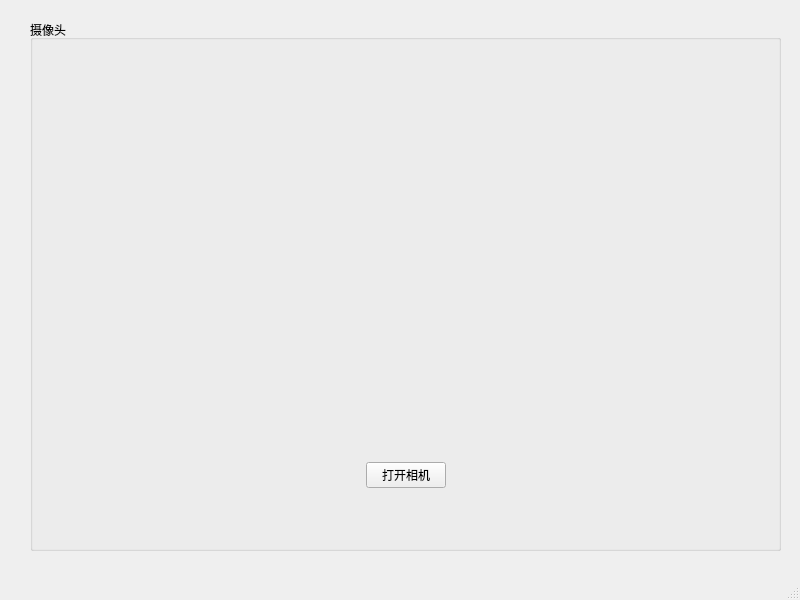
<?xml version="1.0" encoding="UTF-8"?>
<ui version="4.0">
 <class>MainWindow</class>
 <widget class="QMainWindow" name="MainWindow">
  <property name="geometry">
   <rect>
    <x>0</x>
    <y>0</y>
    <width>800</width>
    <height>600</height>
   </rect>
  </property>
  <property name="windowTitle">
   <string>MainWindow</string>
  </property>
  <widget class="QWidget" name="centralwidget">
   <widget class="QGroupBox" name="groupBox">
    <property name="geometry">
     <rect>
      <x>30</x>
      <y>20</y>
      <width>751</width>
      <height>531</height>
     </rect>
    </property>
    <property name="title">
     <string>摄像头</string>
    </property>
    <widget class="QWidget" name="horizontalLayoutWidget">
     <property name="geometry">
      <rect>
       <x>10</x>
       <y>20</y>
       <width>721</width>
       <height>391</height>
      </rect>
     </property>
     <layout class="QHBoxLayout" name="camerLayout"/>
    </widget>
   </widget>
   <widget class="QWidget" name="">
    <property name="geometry">
     <rect>
      <x>40</x>
      <y>440</y>
      <width>731</width>
      <height>71</height>
     </rect>
    </property>
    <layout class="QHBoxLayout" name="horizontalLayout">
     <item>
      <spacer name="horizontalSpacer">
       <property name="orientation">
        <enum>Qt::Horizontal</enum>
       </property>
       <property name="sizeHint" stdset="0">
        <size>
         <width>40</width>
         <height>20</height>
        </size>
       </property>
      </spacer>
     </item>
     <item>
      <widget class="QPushButton" name="btnSwitchCamera">
       <property name="text">
        <string>打开相机</string>
       </property>
      </widget>
     </item>
     <item>
      <spacer name="horizontalSpacer_2">
       <property name="orientation">
        <enum>Qt::Horizontal</enum>
       </property>
       <property name="sizeHint" stdset="0">
        <size>
         <width>40</width>
         <height>20</height>
        </size>
       </property>
      </spacer>
     </item>
    </layout>
   </widget>
  </widget>
  <widget class="QMenuBar" name="menubar">
   <property name="geometry">
    <rect>
     <x>0</x>
     <y>0</y>
     <width>800</width>
     <height>27</height>
    </rect>
   </property>
  </widget>
  <widget class="QStatusBar" name="statusbar"/>
 </widget>
 <resources/>
 <connections>
  <connection>
   <sender>btnSwitchCamera</sender>
   <signal>clicked()</signal>
   <receiver>MainWindow</receiver>
   <slot>switchCamera()</slot>
   <hints>
    <hint type="sourcelabel">
     <x>390</x>
     <y>497</y>
    </hint>
    <hint type="destinationlabel">
     <x>296</x>
     <y>500</y>
    </hint>
   </hints>
  </connection>
 </connections>
 <slots>
  <slot>switchCamera()</slot>
 </slots>
</ui>
